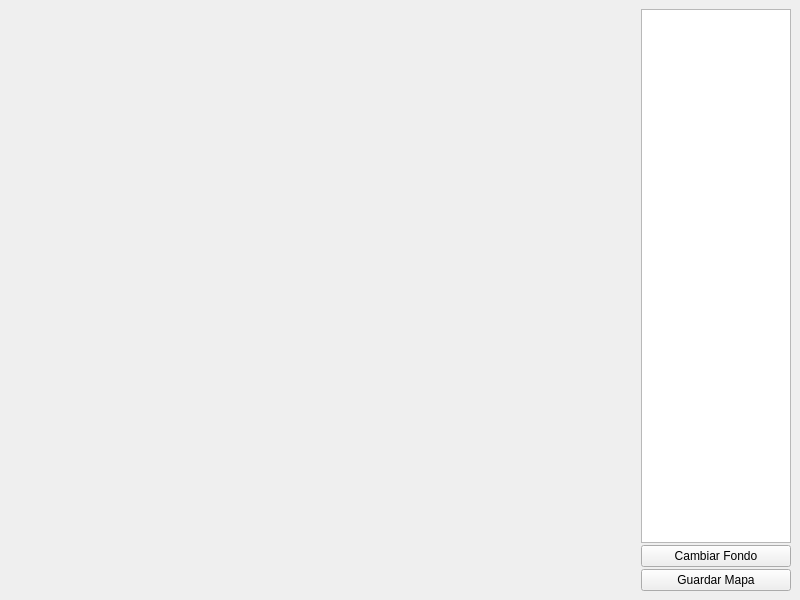
<?xml version="1.0" encoding="UTF-8"?>
<ui version="4.0">
    <class>MainWindow</class>
    <widget class="QMainWindow" name="MainWindow">
        <property name="geometry">
            <rect>
                <x>0</x>
                <y>0</y>
                <width>800</width>
                <height>600</height>
            </rect>
        </property>
        <property name="windowTitle">
            <string>MainWindow</string>
        </property>
        <widget class="QWidget" name="centralwidget">
            <layout class="QHBoxLayout" name="horizontalLayout">
                <item>
                    <widget class="QWidget" name="editorContainer" native="true">
                        <property name="sizePolicy">
                            <sizepolicy hsizetype="Expanding" vsizetype="Preferred">
                                <horstretch>100</horstretch>
                                <verstretch>0</verstretch>
                            </sizepolicy>
                        </property>
                    </widget>
                </item>
                <item>
                    <layout class="QVBoxLayout" name="verticalLayout">
                        <property name="spacing">
                            <number>2</number>
                        </property>
                        <property name="sizeConstraint">
                            <enum>QLayout::SetMinimumSize</enum>
                        </property>
                        <property name="leftMargin">
                            <number>0</number>
                        </property>
                        <item>
                            <widget class="QListView" name="listView">
                                <property name="sizePolicy">
                                    <sizepolicy hsizetype="MinimumExpanding" vsizetype="Expanding">
                                        <horstretch>0</horstretch>
                                        <verstretch>0</verstretch>
                                    </sizepolicy>
                                </property>
                                <property name="maximumSize">
                                    <size>
                                        <width>150</width>
                                        <height>16777215</height>
                                    </size>
                                </property>
                            </widget>
                        </item>
                        <item>
                            <widget class="QPushButton" name="changeBackgroundButton">
                                <property name="text">
                                    <string>Cambiar Fondo</string>
                                </property>
                            </widget>
                        </item>
                        <item>
                            <widget class="QPushButton" name="saveMapButton">
                                <property name="text">
                                    <string>Guardar Mapa</string>
                                </property>
                            </widget>
                        </item>
                    </layout>
                </item>
            </layout>
        </widget>
    </widget>
    <resources />
    <connections />
</ui>
